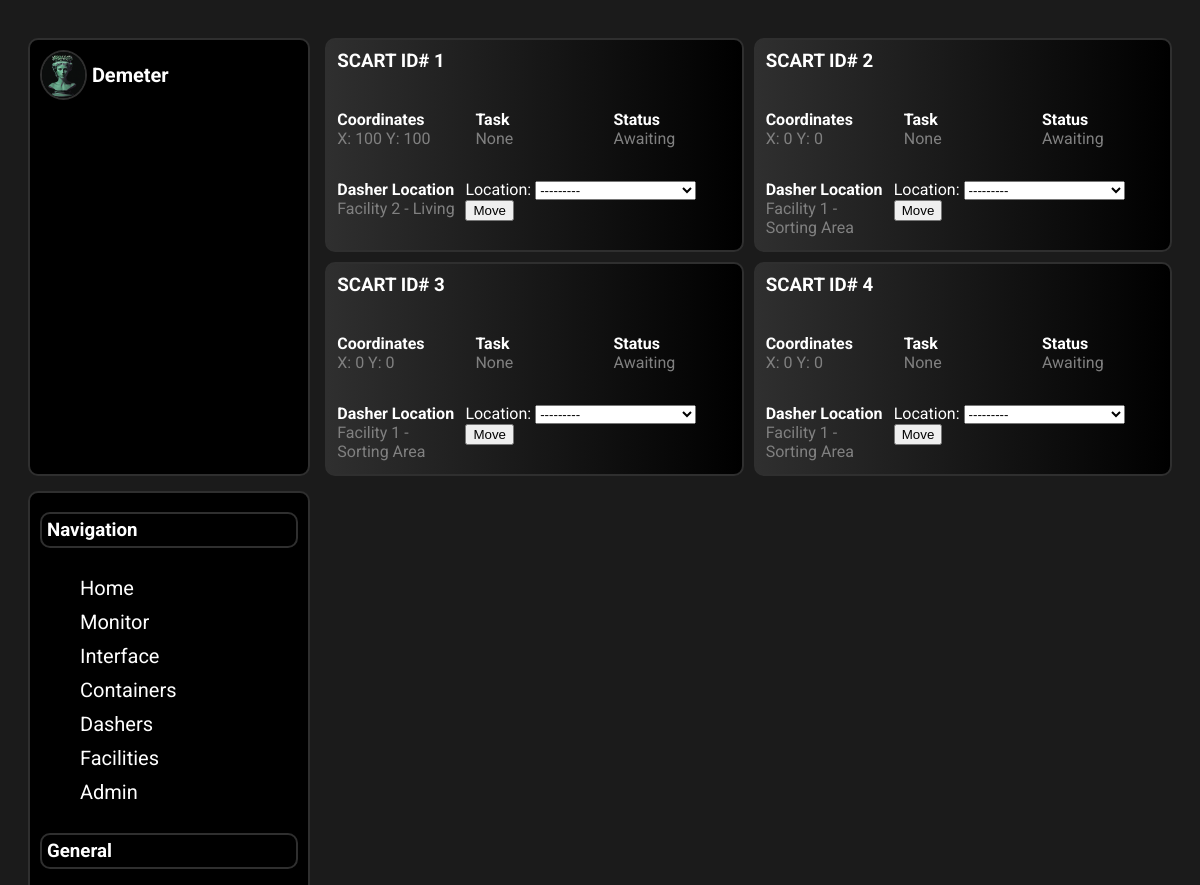
Page /storage/ (upper part) on the earlier database version.
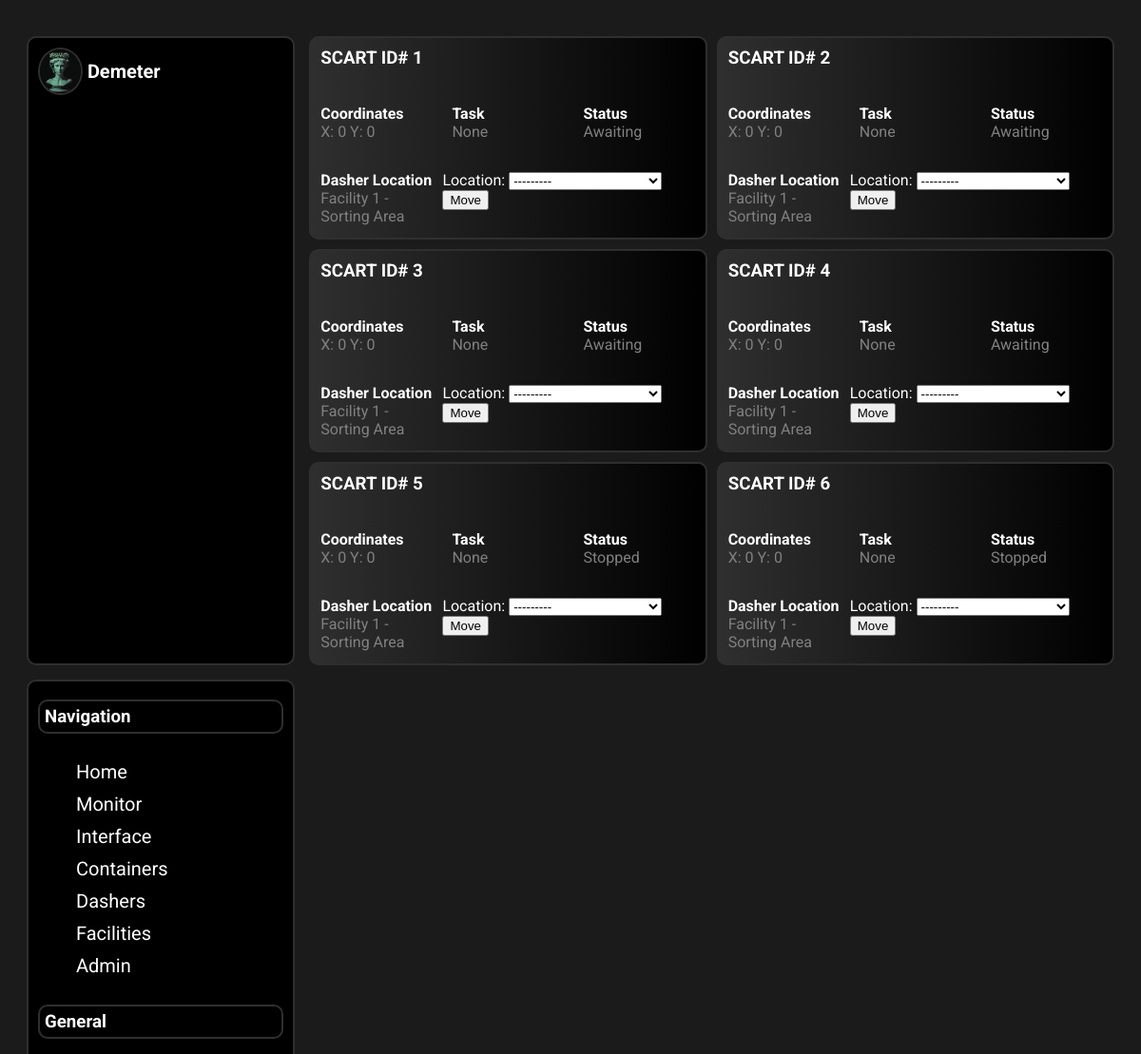
Same page on the later database version.
### storage/models.py (models this page shows, shortened)
class Dasher(models.Model):
    rationHeld = models.ForeignKey(TypeRation,
        on_delete=models.PROTECT,
        null=True,
        blank=True,
    )
    locationX = models.IntegerField(default=0)
    locationY = models.IntegerField(default=0)
    location = models.ForeignKey(Facility,
        on_delete=models.PROTECT,
        null=True,
        blank=True,
    )
    dasherID = models.AutoField(primary_key=True)
    STATUS= [
        ("Stopped","Stopped"),
        ("In-Progress","In-Progress"),
    ]
    status = models.CharField(max_length=64,default="Stopped",choices=STATUS)

### container/models.py (models this page shows)
class Facility(models.Model):
    facilityID = models.AutoField(primary_key=True,)
    locationX = models.IntegerField(default=0)
    locationY = models.IntegerField(default=0)
    FACILITIES = [
        ("Storage","Storage"),
        ("Living","Living"),
        ("Sorting Area","Sorting Area"),
        ("Other","Other"),
    ]
    typeFacility = models.CharField(
        max_length=64,
        default="Storage",
        choices=FACILITIES,
        null=False,
        blank=False,
        )
    def __str__(self):
        return f"Facility {self.facilityID} - {self.typeFacility}"

### storage/views.py (the view)
# urls.py: path("",views.dashers, name="dashers"),
def dashers(request):
    facilities = Facility #.objects.all()
    dashers = Dasher.objects.all()
    if request.method == 'POST':
        form = DasherMoveForm(request.POST)
        if form.is_valid():
            dasherID = request.POST.get('dasher')
            dasher = Dasher.objects.get(dasherID=dasherID)
            location = form.cleaned_data['location']
            try:
                facility = facilities.objects.get(facilityID=location.facilityID)
            except facilities.DoesNotExist:
                facility = None
            dasher.locationX = facility.locationX
            dasher.locationY = facility.locationY
            dasher.location = facility
            dasher.save()
    else:
        form = DasherMoveForm
    return render(request, "storage/dashers.html",{
        "dashers":dashers,
        "form":form,
    })

### storage/templates/storage/dashers.html (shortened to what this page needs)
{% extends 'inhabitant/base.html' %}
{% block body %}
{% load static %}
<link rel="stylesheet" type="text/css" href="{% static 'css/dasher.css' %}">
<div class="all-dashers-grid">
{% for dasher in dashers %}
    <div class="dasher-wrapper">
        <h3 class="dasher-header">SCART ID# {{ dasher.dasherID }}</h3>
        <div class="dasher-subsection">
            <h4>Coordinates</h4>
            <p>X: {{ dasher.locationX}} Y: {{ dasher.locationY }}</p>
        </div>
        <div class="dasher-subsection">
            <h4>Task</h4>
            <p>None</p>
        </div>
        <div class="dasher-subsection">
            <h4>Status</h4>
            <p>{{ dasher.status }}</p>
        </div>
        <div class="dasher-subsection">
            <h4>Dasher Location</h4>
            <p>{{ dasher.location }}</p>
        </div>
        <div class="dasher-subsection-form">
            <form action="" method="post" class="dasher-mover">
                {{ form.as_ul }}
                <button type="submit">Move</button>
            </form>
        </div>
    </div>
    {% endfor %}
</div>
{% endblock %}

### inhabitant/templates/inhabitant/base.html (shortened to what this page needs)
<!DOCTYPE html>
<html lang="en">
<head>
    {% load static %}
    <link rel="stylesheet" type="text/css" href="{% static 'css/base.css' %}">
</head>
<body class="body">
<div class="layout-wrapper">
    <div class="demeter-figure">
        <img alt="dem" src="{% static 'img/demeter-Img.png' %}">
        <h1>Demeter</h1>
    </div>
    <div class="nav-area">
        <h3>Navigation</h3>
        <ul class="nav-list">
            <li><a href="{% url 'home' %}">Home</a></li>
            <li><a href="{% url 'monitor' %}">Monitor</a></li>
            <li><a href="{% url 'interface' %}">Interface</a></li>
            <li><a href="{% url 'containers' %}">Containers</a></li>
            <li><a href="{% url 'dashers' %}">Dashers</a></li>
            <li><a href="{% url 'facilities' %}">Facilities</a></li>
            <li><a href="{% url 'admin:index' %}">Admin</a></li>
        </ul>
        <h3>General</h3>
    </div>
    {% block body %}
    {% endblock body %}
</div>
</body>
</html>

### inhabitant/static/css/base.css (style rules this page uses)
.body { background-color: #1b1b1b; font-family: 'Roboto', sans-serif; color: white; padding: 20px; }
.layout-wrapper { display: grid; grid-template-columns: 1fr 3fr; grid-gap: 15px; grid-auto-rows: minmax(100px, auto); padding-top: 10px; }
.demeter-figure { padding: 10px; border: 2px solid #2f2f2f; background-color: black; border-radius: 10px 10px 10px 10px; display: flex; grid-row: 1; grid-column: 1; }
.demeter-figure > img { box-sizing: border-box; border-radius: 50%; border: 2px solid #2f2f2f; height: 50px; }
.demeter-figure > h1 { padding-left: 5px; text-align: left; font-size: 20px; }
.nav-area { padding: 0px 10px 0px 10px; border: 2px solid #2f2f2f; background-color: black; border-radius: 10px; grid-row: 2 / 15; grid-column: 1; }
.nav-area > h3 { padding: 5px; border:2px solid #2f2f2f; border-radius: 10px; }
.nav-list { border-radius: 10px; font-size: 20px; padding: 5px 40px 5px 40px; margin: 0%; list-style: none; text-decoration: none; overflow: hidden; color: white; }
.nav-list > li { padding: 5px 0px 5px 0px; margin: 0%; list-style: none; }
.nav-list > li > a { color: white; text-decoration: none; }

### inhabitant/static/css/dasher.css (style rules this page uses)
.all-dashers-grid { display: grid; grid-template-columns: 1fr 1fr; grid-gap: 10px; grid-auto-rows: minmax(30px, auto); }
.dasher-wrapper { background-color: black; background: linear-gradient(to right, #2f2f2f, black); border-radius: 10px; border: 2px solid #2f2f2f; display: grid; grid-template-columns: 1fr 1fr 1fr; grid-gap: 0px; grid-auto-rows: minmax(70px, auto); }
.dasher-header { grid-column: 1 / 4; grid-row: 1; margin: 0%; padding: 10px; }
.dasher-subsection { margin: 0%; padding: 0px 10px 10px 10px; }
.dasher-subsection > h4 { margin: 0%; padding: 0px; }
.dasher-subsection > p { margin: 0%; padding: 0%; color: gray; }
.dasher-subsection-form { grid-column: 2/4; padding: 0px 10px 10px 0px }
.dasher-mover { margin: 0%; padding: 0px; list-style: none; }

Differences in the rows shown:
changed Dasher id 1: locationX "100" → "0"; locationY "100" → "0"; location "Facility 2 - Living" → "Facility 1 - Sorting Area"
added Dasher: dasherID "5", locationX "0", locationY "0", status "Stopped", location "Facility 1 - Sorting Area"
added Dasher: dasherID "6", locationX "0", locationY "0", status "Stopped", location "Facility 1 - Sorting Area"
